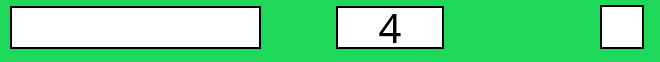
       <widget class="QWidget" name="key21" native="true">
        <property name="sizePolicy">
         <sizepolicy hsizetype="Preferred" vsizetype="Fixed">
          <horstretch>0</horstretch>
          <verstretch>0</verstretch>
         </sizepolicy>
        </property>
        <property name="minimumSize">
         <size>
          <width>0</width>
          <height>55</height>
         </size>
        </property>
        <property name="maximumSize">
         <size>
          <width>16777215</width>
          <height>90</height>
         </size>
        </property>
        <property name="cursor">
         <cursorShape>PointingHandCursor</cursorShape>
        </property>
        <property name="styleSheet">
         <string notr="true">background-color: rgb(30, 217, 89);
</string>
        </property>
        <widget class="QLineEdit" name="game_command21">
         <property name="geometry">
          <rect>
           <x>10</x>
           <y>6</y>
           <width>251</width>
           <height>43</height>
          </rect>
         </property>
         <property name="sizePolicy">
          <sizepolicy hsizetype="Expanding" vsizetype="Preferred">
           <horstretch>0</horstretch>
           <verstretch>0</verstretch>
          </sizepolicy>
         </property>
         <property name="minimumSize">
          <size>
           <width>0</width>
           <height>43</height>
          </size>
         </property>
         <property name="maximumSize">
          <size>
           <width>16777215</width>
           <height>16777215</height>
          </size>
         </property>
         <property name="font">
          <font>
           <family>Berlin Sans FB</family>
           <pointsize>20</pointsize>
          </font>
         </property>
         <property name="styleSheet">
          <string notr="true">background-color: rgb(255, 255, 255);
color: rgb(0, 0, 0);
border-style: solid;
border-width: 2px;
border-color: black;</string>
         </property>
         <property name="inputMask">
          <string notr="true"/>
         </property>
         <property name="maxLength">
          <number>16</number>
         </property>
         <property name="alignment">
          <set>Qt::AlignCenter</set>
         </property>
        </widget>
        <widget class="QLabel" name="key_21_name">
         <property name="geometry">
          <rect>
           <x>336</x>
           <y>6</y>
           <width>108</width>
           <height>43</height>
          </rect>
         </property>
         <property name="font">
          <font>
           <family>Berlin Sans FB</family>
           <pointsize>30</pointsize>
          </font>
         </property>
         <property name="styleSheet">
          <string notr="true">background-color: rgb(255, 255, 255);
border-style: solid;
border-width: 2px;
border-color: black;</string>
         </property>
         <property name="text">
          <string>4</string>
         </property>
         <property name="alignment">
          <set>Qt::AlignCenter</set>
         </property>
        </widget>
        <widget class="QCheckBox" name="checkBox4">
         <property name="geometry">
          <rect>
           <x>600</x>
           <y>2</y>
           <width>51</width>
           <height>51</height>
          </rect>
         </property>
         <property name="styleSheet">
          <string notr="true">QCheckBox::indicator {
     width: 40px;
     height: 40px;
	border-style: solid;
    border-width: 2px;
    border-color: black;
}

QCheckBox::indicator:checked {
   background-color: rgb(7, 113, 240);
}
QCheckBox::indicator:unchecked {
    background-color: rgb(255, 255, 255);
}
</string>
         </property>
         <property name="text">
          <string/>
         </property>
         <property name="iconSize">
          <size>
           <width>23</width>
           <height>28</height>
          </size>
         </property>
         <property name="checkable">
          <bool>true</bool>
         </property>
        </widget>
       </widget>
